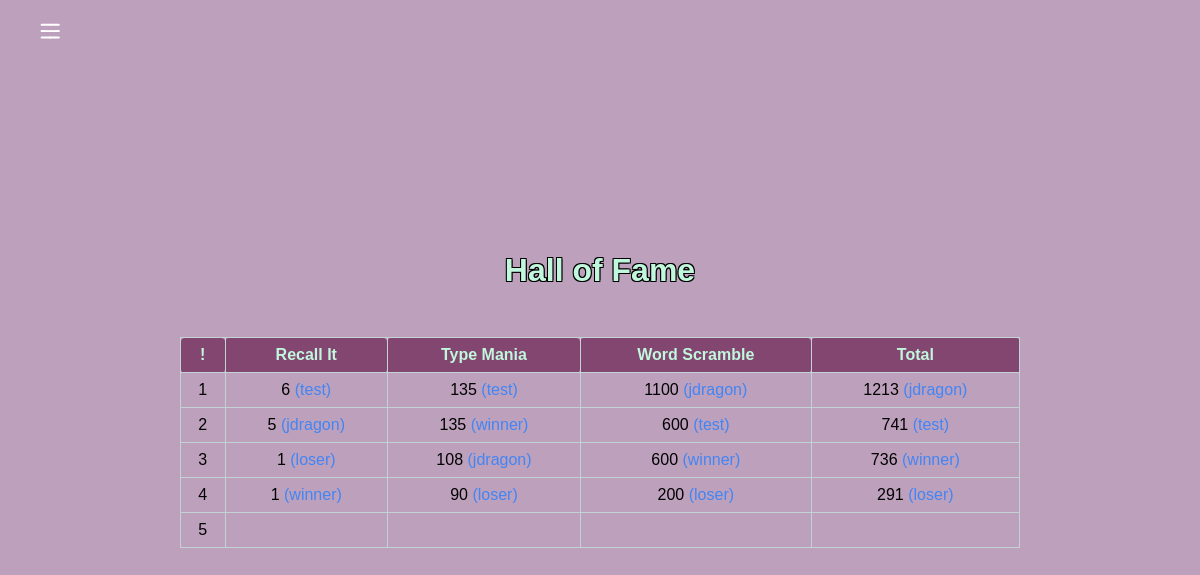
The app's page /scores/ (signed in) with its own data.
### scores/models.py (models this page shows, shortened)
class Game(models.Model):
    name = models.CharField(max_length=100)

### scores/views.py (the view)
# urls.py: path('', score_list, name='score_list'),
@login_required
def score_list(request):
    games = Game.objects.all()
    users = User.objects.all()
    scores = Score.objects.select_related('user', 'game').all()
    user_totals = defaultdict(int)
    for score in scores:
        user_totals[score.user.username] += score.score
    total = [{'user': user, 'score': points} for user, points in user_totals.items()]
    total = sorted(total, key=lambda x: x['score'], reverse=True)
    user_scores = {user.username: {'Total': 0} for user in users}
    game_high_scores = {game.name: [] for game in games}
    for score in scores:
        user_scores[score.user.username]['Total'] += score.score
        if score.game.name not in user_scores[score.user.username]:
            user_scores[score.user.username][score.game.name] = score.score
        else:
            user_scores[score.user.username][score.game.name] += score.score
        game_high_scores[score.game.name].append({
            'id': score.id,
            'score': score.score,
            'user': score.user.username
        })
    for game in game_high_scores:
        game_high_scores[game] = sorted(game_high_scores[game], key=lambda x: x['score'], reverse=True)[:5]
    highest_total_score = 0
    highest_total_user = None
    for user, scores in user_scores.items():
        if scores['Total'] > highest_total_score:
            highest_total_score = scores['Total']
            highest_total_user = user
    game_high_scores['Total'] = [{'score': highest_total_score, 'user': highest_total_user}]
    recall_it = [{'id': game['id'], 'score': game['score'], 'user': game['user']} for game in game_high_scores.get('Recall It', [])]
    type_mania = [{'score': game['score'], 'user': game['user']} for game in game_high_scores.get('Type Mania', [])]
    word_scramble = [{'score': game['score'], 'user': game['user']} for game in game_high_scores.get('Word Scramble', [])]
    print('recall it INFORMATION ', recall_it)
    return render(request, 'scores/score_list.html', {
        'user_scores': user_scores,
        'recall_it': recall_it,
        'type_mania': type_mania,
        'word_scramble': word_scramble,
        'game_high_scores': game_high_scores,
        'total': total,
        'games': games
    })

### scores/templatetags/custom_filters.py (called while the page is built)
@register.filter
def index(sequence, position):
    return sequence[position] if len(sequence) > position else None

@register.filter
def to(value, end):
    return range(value, end)

### scores/templates/scores/score_list.html (shortened to what this page needs)
{% load static %}
{% load custom_filters %}
<!DOCTYPE html>
<html>
<head>
    <link rel="stylesheet" href="{% static 'css/scores.css' %}">
</head>
<body>
    <h1 class='scores-text'>Hall of Fame</h1>
    <table>
        <thead>
            <tr>
                <th>!</th>
                {% for game_name in game_high_scores %}
                    <th>{{ game_name }}</th>
                {% endfor %}
            </tr>
        </thead>
        <tbody>
        {% for i in 0|to:5 %}
            <tr>
                <td>{{ i|add:1 }}</td>
                <td>
                    {% with recall_it|index:i as recall %}
                        {% if recall %}
                            {{ recall.score }}<a class='user-name' href="{% url 'users' username=recall.user %}"> ({{ recall.user }}) </a>
                        {% endif %}
                    {% endwith %}
                </td>
                <td>
                    {% with type_mania|index:i as type %}
                        {% if type %}
                            {{ type.score }}<a class='user-name' href="{% url 'users' username=type.user %}"> ({{ type.user }}) </a>
                        {% endif %}
                    {% endwith %}
                </td>
                <td>
                    {% with word_scramble|index:i as word %}
                        {% if word %}
                            {{ word.score }}<a class='user-name' href="{% url 'users' username=word.user %}"> ({{ word.user }}) </a>
                        {% endif %}
                    {% endwith %}
                </td>
                <td>
                    {% with total|index:i as total_score %}
                        {% if total_score %}
                            {{ total_score.score }}<a class='user-name' href="{% url 'users' username=total_score.user %}"> ({{ total_score.user }}) </a>
                        {% endif %}
                    {% endwith %}
                </td>
            </tr>
        {% endfor %}
    </tbody>
    </table>
    <div class="navbar-btn" onclick="this.classList.toggle('active')">
    </div>
</body>
</html>

### scores/static/css/scores.css (style rules this page uses)
* { margin: 0; padding: 0; text-align: center; }
body { display: flex; justify-content: center; flex-direction: column; align-items: center; height: 100vh; font-family: "Super Legend Boy", Arial, sans-serif; background: #BDA0BC !important; }
.scores-text { color: #C1F7DC; margin-bottom: 3rem; text-shadow: -1px -1px 0 #000, 1px -1px 0 #000, -1px 1px 0 #000, 1px 1px 0 #000; }
.navbar-btn { position: fixed; top: 0; cursor: pointer; left: 0; z-index:100; color: black; }
.user-name { text-decoration: none !important; color: #4285F4; }
svg { transition: transform 500ms cubic-bezier(0.4, 0, 0.2, 1); }
* { margin: 0px; padding: 0px; }

### scores/templates/scores/score_list.html (style rules this page uses)
table { width: 70%; border-collapse: collapse; border-radius: .25rem; }
th:first-child { border-top-left-radius: .25rem; }
th:last-child { border-top-right-radius: .25rem; }
th, td { border: 1px solid #C3D2D5; padding: 8px; text-align: center; border-radius: .25rem; }
th { background-color: #824670; color: #C1F7DC; border-radius: .25rem; }

### records on screen
Game: game_high_scores "Recall It"
Game: game_high_scores "Type Mania"
Game: game_high_scores "Word Scramble"

### other values on screen
{{ game_name }} "Total"
{{ i|add:1 }} "1" "2" "3" "4" "5"
{{ recall.score }} "6" "5" "1" "1"
{{ recall.user }} "test" "jdragon" "loser" "winner"
{{ type.score }} "135" "135" "108" "90"
{{ type.user }} "test" "winner" "jdragon" "loser"
{{ word.score }} "1100" "600" "600" "200"
{{ word.user }} "jdragon" "test" "winner" "loser"
{{ total_score.score }} "1213" "741" "736" "291"
{{ total_score.user }} "jdragon" "test" "winner" "loser"
